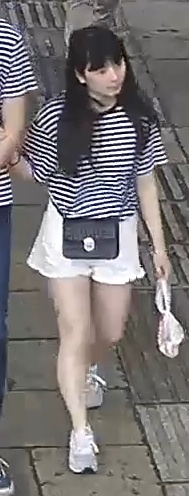
#> input picture data/person_0003.jpg, 189 x 496 px
$ python gen_calibration_data.py --inDir ../data --outDir out
#> lines starting #> are read from the running program, lines starting #| are printed output that depends on the picture
#!/usr/bin/env python
# -*- coding=utf-8 -*-
import argparse
import numpy as np
import os
import glob
import struct
import random
import cv2

parser = argparse.ArgumentParser()
parser.add_argument("--inDir", required=True, help="Input directory")
parser.add_argument("--outDir", required=True, help="Output directory")
parser.add_argument("--batch", type=int, default=16, help="INPUT_N")
parser.add_argument("--channel", type=int, default=3, help="INPUT_C")
parser.add_argument("--height", type=int, default=224, help="INPUT_H")
parser.add_argument("--width", type=int, default=224, help="INPUT_W")
parser.add_argument("--num_calibration_images", default=0, help="NUM_CALIBRATION_IMAGES")
parser.add_argument("--mean", default=(0, 0, 0), help="NUM_CALIBRATION_IMAGES")
parser.add_argument("--scale", default=(1, 1, 1), help="NUM_CALIBRATION_IMAGES")

args = parser.parse_args()

CALIBRATION_DATASET = args.inDir + "/*.jpg"

# images to test
print("Location of dataset = " + CALIBRATION_DATASET)
images = glob.glob(CALIBRATION_DATASET)
random.shuffle(images)
if args.num_calibration_images == 0:
    args.num_calibration_images = len(images)
images = images[:args.num_calibration_images]
num_batches = args.num_calibration_images // args.batch + (args.num_calibration_images % args.batch > 0)

print("Total number of images = " + str(len(images)))
print("NUM_PER_BATCH = " + str(args.batch))
print("NUM_BATCHES = " + str(num_batches))

# output
outDir = args.outDir + "/batches_{}x{}x{}x{}".format(args.batch, args.channel, args.height, args.width)

if os.path.exists(outDir):
    os.system("rm " + outDir + "/*")

# prepare output
if not os.path.exists(outDir):
    os.makedirs(outDir)

# load image, switch to BGR, subtract mean, and make dims C x H x W for Caffe
count = 0
for i in range(num_batches):
    batch_file = outDir + "/batch" + str(i)
    batch = np.zeros(shape=(args.batch, args.channel, args.height, args.width), dtype=np.float32)
    for j in range(args.batch):
        im = cv2.imread(images[count])
#> im is the input picture: shape (496, 189, 3); mean B, G, R 116.2, 115.9, 120.1
        im = cv2.resize(im, (args.width, args.height), interpolation=cv2.INTER_NEAREST)
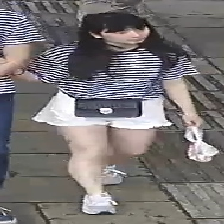
#> im: shape (224, 224, 3); mean B, G, R 116.2, 115.8, 120
        in_ = np.array(im, dtype=np.float32)
#> (the run stopped early here; a loop or call above may not have finished)
